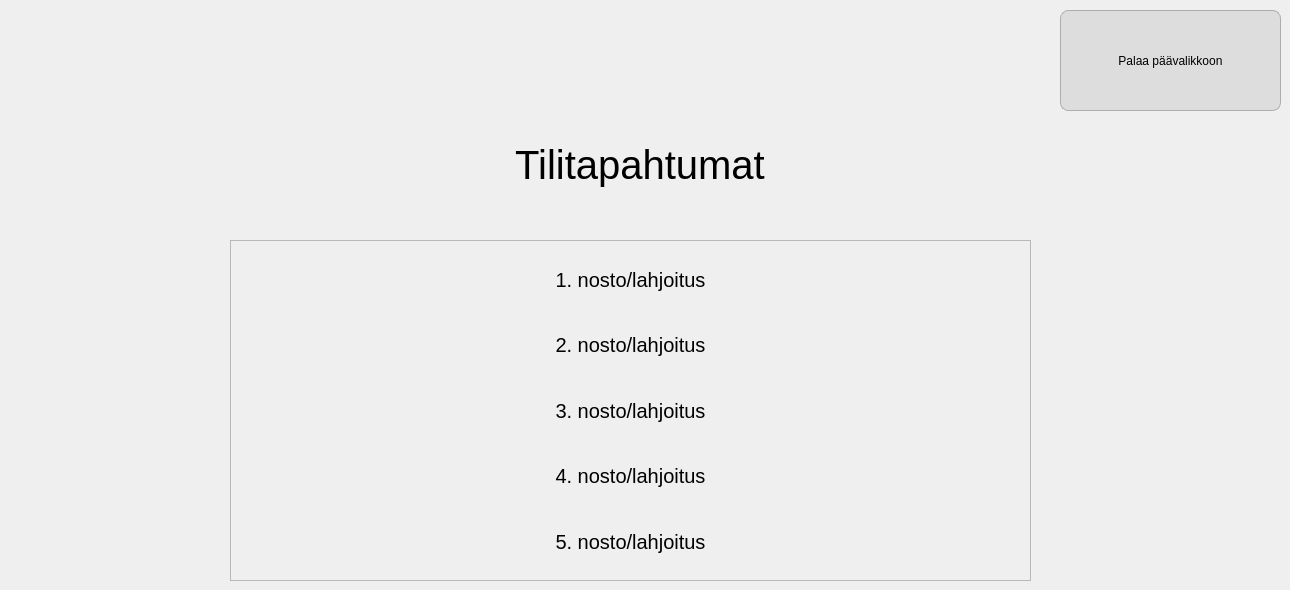
    <widget class="QWidget" name="page_6">
     <widget class="QPushButton" name="palaaButton_4">
      <property name="geometry">
       <rect>
        <x>1060</x>
        <y>10</y>
        <width>221</width>
        <height>101</height>
       </rect>
      </property>
      <property name="styleSheet">
       <string notr="true">border-radius: 8px;
background-color: rgb(221, 221, 221);
border: 1px solid;
border-color: rgb(173, 173, 173);</string>
      </property>
      <property name="text">
       <string>Palaa päävalikkoon</string>
      </property>
     </widget>
     <widget class="QLabel" name="label_8">
      <property name="geometry">
       <rect>
        <x>395</x>
        <y>85</y>
        <width>490</width>
        <height>160</height>
       </rect>
      </property>
      <property name="font">
       <font>
        <pointsize>30</pointsize>
       </font>
      </property>
      <property name="text">
       <string>Tilitapahtumat</string>
      </property>
      <property name="alignment">
       <set>Qt::AlignCenter</set>
      </property>
     </widget>
     <widget class="QFrame" name="frame_2">
      <property name="geometry">
       <rect>
        <x>230</x>
        <y>240</y>
        <width>801</width>
        <height>341</height>
       </rect>
      </property>
      <property name="minimumSize">
       <size>
        <width>0</width>
        <height>0</height>
       </size>
      </property>
      <property name="font">
       <font>
        <pointsize>15</pointsize>
       </font>
      </property>
      <property name="layoutDirection">
       <enum>Qt::LeftToRight</enum>
      </property>
      <property name="autoFillBackground">
       <bool>false</bool>
      </property>
      <property name="frameShape">
       <enum>QFrame::StyledPanel</enum>
      </property>
      <property name="frameShadow">
       <enum>QFrame::Raised</enum>
      </property>
      <property name="lineWidth">
       <number>1</number>
      </property>
      <property name="midLineWidth">
       <number>0</number>
      </property>
      <layout class="QVBoxLayout" name="verticalLayout" stretch="0,0,0,0,0">
       <property name="topMargin">
        <number>9</number>
       </property>
       <item>
        <widget class="QLabel" name="label_12">
         <property name="font">
          <font>
           <pointsize>15</pointsize>
          </font>
         </property>
         <property name="text">
          <string>1. nosto/lahjoitus</string>
         </property>
         <property name="alignment">
          <set>Qt::AlignCenter</set>
         </property>
        </widget>
       </item>
       <item>
        <widget class="QLabel" name="label_13">
         <property name="text">
          <string>2. nosto/lahjoitus</string>
         </property>
         <property name="alignment">
          <set>Qt::AlignCenter</set>
         </property>
        </widget>
       </item>
       <item>
        <widget class="QLabel" name="label_16">
         <property name="text">
          <string>3. nosto/lahjoitus</string>
         </property>
         <property name="alignment">
          <set>Qt::AlignCenter</set>
         </property>
        </widget>
       </item>
       <item>
        <widget class="QLabel" name="label_18">
         <property name="text">
          <string>4. nosto/lahjoitus</string>
         </property>
         <property name="alignment">
          <set>Qt::AlignCenter</set>
         </property>
        </widget>
       </item>
       <item>
        <widget class="QLabel" name="label_17">
         <property name="text">
          <string>5. nosto/lahjoitus</string>
         </property>
         <property name="alignment">
          <set>Qt::AlignCenter</set>
         </property>
        </widget>
       </item>
      </layout>
     </widget>
    </widget>
